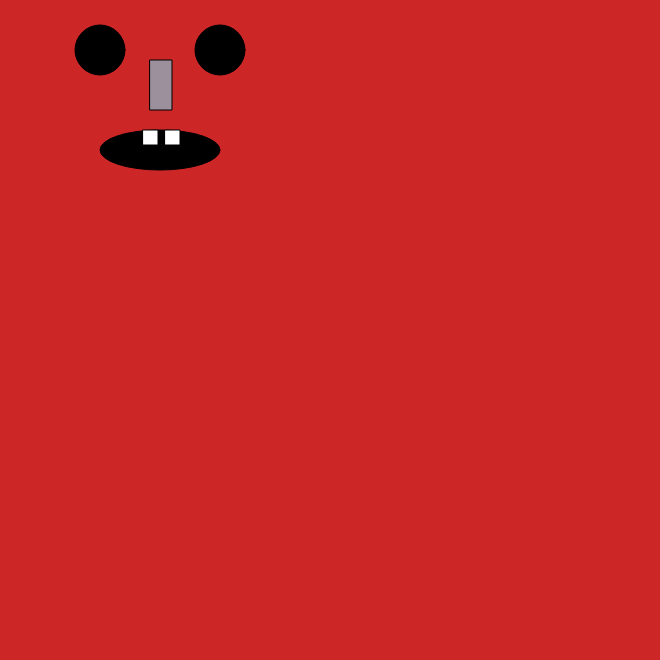
Frame 1 (no input)
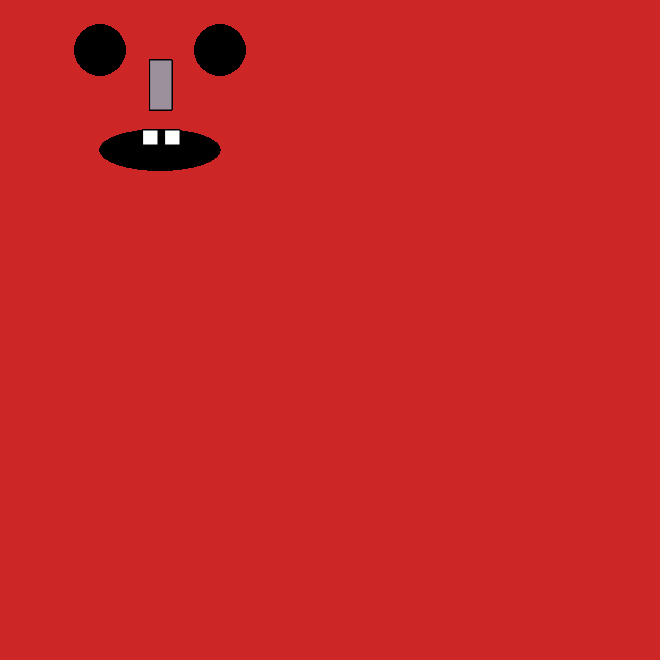
Frame 60 (no input)
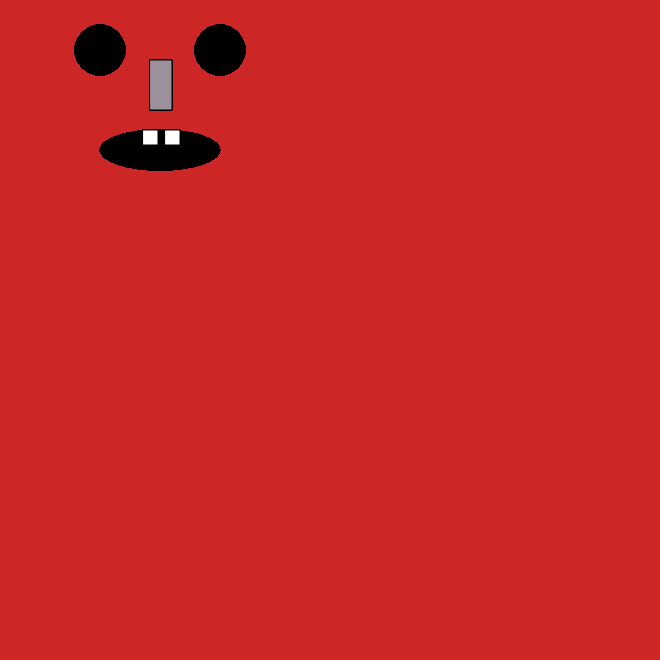
Frame 120 (the mouse pressed at the canvas centre since frame 60)

The p5.js sketch that drew these frames (run headless with seeded random() and noise() and a simulated clock; from frame 60 on, the mouse is pressed at the canvas centre):

// p5.js sketch
// ── sketch.js
var circleX = 0;
var circleY = 0;



function setup() {
  createCanvas(660,660);
  background(205,38,38);
  
}
function draw() {
	fill(0);
	ellipse(100,50,50,50);

	ellipse(220,50,50,50);
	ellipse(160,150,120,40);
	fill(255);

	square(143, 130, 15);
	square(165, 130, 15);
	fill(155,144,155);
	rect(150,60,22,50);



}
